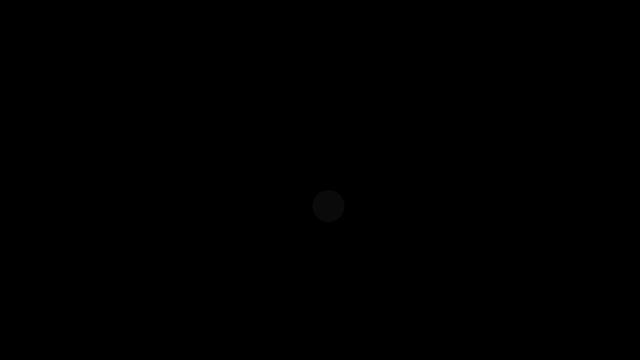
Frame 1 (no input)
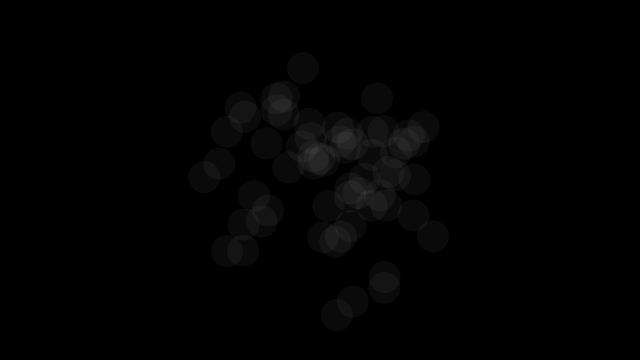
Frame 60 (the mouse pressed at the canvas centre just before this capture)
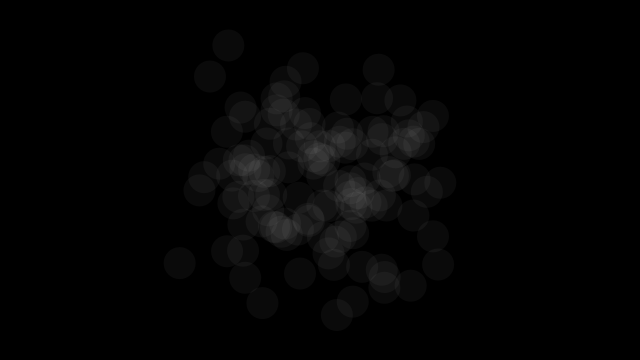
Frame 120 (the mouse held since frame 60 and released just before this capture)

The Processing sketch that drew these frames (run headless with seeded random() and noise(); from frame 60 on, the mouse is pressed at the canvas centre):

// Processing sketch: gaussian_circles
// ── gaussian_circles.pde
/**
 * Random Gaussian. 
 * 
 * This sketch draws ellipses with x and y locations tied to a gaussian distribution of random numbers.
 */

void setup() {
  size(640, 360);
  background(0);
}

void draw() {

  // Get a gaussian random number w/ mean of 0 and standard deviation of 1.0
  float valForX = randomGaussian();
  float valForY = randomGaussian();

  float sdx = 60;                  // Define a standard deviation
  float meanx = width/2;           // Define a mean value (middle of the screen along the x-axis)
  float x = ( valForX * sdx ) + meanx;  // Scale the gaussian random number by standard deviation and mean

  float sdy = 60;                  // Define a standard deviation
  float meany = height/2;           // Define a mean value (middle of the screen along the x-axis)
  float y = ( valForY * sdy ) + meany;  // Scale the gaussian random number by standard deviation and mean

  noStroke();
  fill(255, 10);
  noStroke();
  ellipse(x, y, 32, 32);   // Draw an ellipse at our "normal" random location
}
